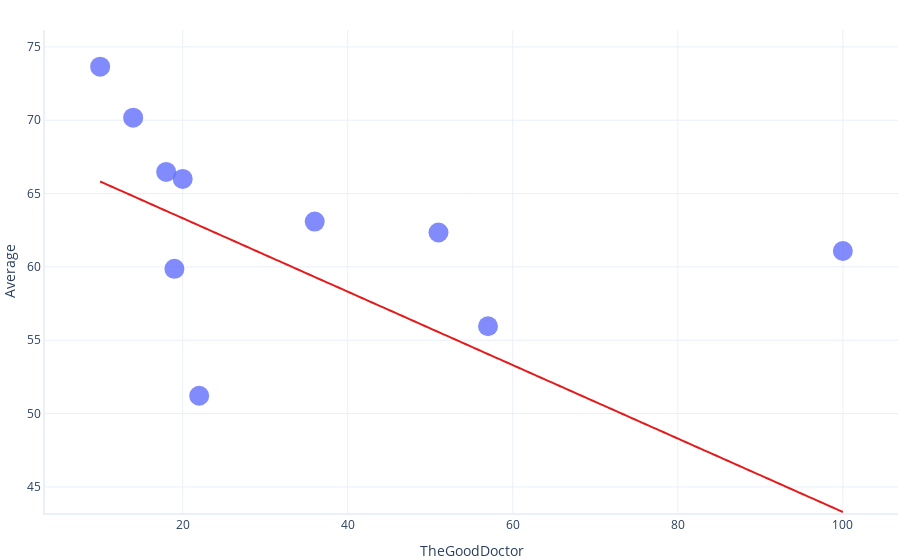

Here is the notebook cell this chart was saved with:
### Code cell
graphing.scatter_2D(test, "TheGoodDoctor", "Average", trendline = lambda x: model1.params[1] * x + model1.params[0])
